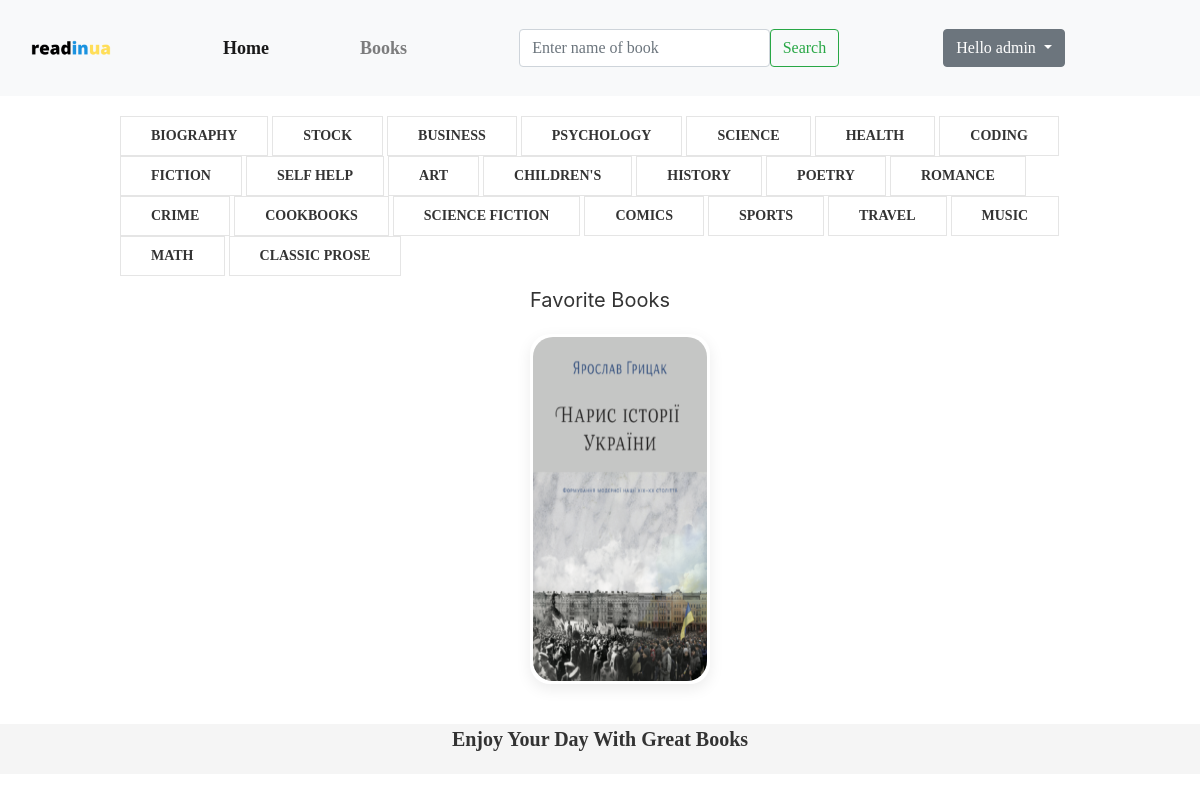
The page /book/mylist/ (signed in) on the database its author committed.
### courseapp/models.py (models this page shows, shortened)
class Category(models.Model):
    name = models.CharField('Categories', max_length=50)
    slug = models.SlugField(max_length=50)

class FavoriteBook(models.Model):
    user = models.ForeignKey(User, on_delete=models.CASCADE)
    book = models.ForeignKey('Book', on_delete=models.CASCADE)
    class Meta:
        unique_together = [['user', 'book']]

class Book(models.Model):
    title = models.CharField(max_length=100)
    slug = models.SlugField(max_length=100)
    cover_image = models.ImageField(upload_to='img', blank=True, null=True)
    author = models.CharField(max_length=50)
    summary = models.TextField()
    author_summary = models.TextField()
    category = models.ManyToManyField(Category, related_name='books')
    recommended_books = models.BooleanField(default=False)
    ukrainian_books = models.BooleanField(default=False)
    bestsellers_books = models.BooleanField(default=False)
    average_rating = models.FloatField(null=True, blank=True)

### courseapp/views.py (the view)
# urls.py: path('mylist/', views.my_favorite_books, name='my_favorite_books'),
def my_favorite_books(request):
    favorite_books = FavoriteBook.objects.filter(user=request.user).select_related('book')
    context = {
        'favorite_books': favorite_books,
    }
    return render(request, 'mylist.html', context)

### courseapp/context_processors.py (called while the page is built)
def category_links(request):
    category = Category.objects.all()
    return {'categories': category}

def book_search(request):
    search_form = BookSearchForm
    if request.method == 'POST':
        search_form = BookSearchForm(request.POST)
        if search_form.is_valid():
            search_form.save()
    return{'search_form': search_form}

### courseapp/templates/mylist.html (shortened to what this page needs)
{% extends 'base.html' %}
{% block content %}
<div class="container">
  <div class="row">
    <h4>Favorite Books</h4>
  </div>
  <div class="row">
    {% if favorite_books %}
      {% for favorite_book in favorite_books %}
        <div class="col-6 col-sm-4 col-md-4 col-lg-3 col-xl-2">
          {% if favorite_book.book.slug %}
            <a href="{% url 'book_detail' favorite_book.book.slug %}">
          {% endif %}
          <div class="uk-card uk-card-default uk-card-body">
            <img src="{{favorite_book.book.cover_image.url}}" />
          </div>
            </a>
        </div>
      {% endfor %}
    {% else %}
      <div class="col-12">
        <p>No favorite books found.</p>
      </div>
    {% endif %}
  </div>
</div>
{% endblock %}

### templates/base.html (shortened to what this page needs)
{% load static %}
<!DOCTYPE html>
<html lang="en">
<head>
    <link rel = 'stylesheet' href ="{% static 'bootstrap/css/bootstrap.min.css' %}">
    <link rel = 'stylesheet' href ="{% static 'css/style.css' %}">
    <link rel = 'stylesheet' href ="{% static 'css/register.css' %}">
    <link rel = 'stylesheet' href ="{% static 'css/style.css' %}">
    <link rel = 'stylesheet' href ="{% static 'css/home.css' %}">
    <link rel = 'stylesheet' href ="{% static 'css/book_detail.css' %}">
    <link rel = 'stylesheet' href = "{% static 'uikit/css/uikit.css' %}">
</head>
<body>
  <nav class="navbar navbar-expand-lg navbar-light bg-light">
    <div class="container-fluid">
      <div id = 'logo'>
        <img src = "{% static 'img/readinua.png' %}">
      </div>
      <div class="collapse navbar-collapse" id="navbarSupportedContent" >
        <ul class="navbar-nav me-auto mb-2 mb-lg-0">
          <li class="nav-item">
            <a class="nav-link active" aria-current="page" href="{% url 'home' %}">Home</a>
          </li>
          <li class="nav-item">
            <a class="nav-link" href="{% url 'all_books' %}">Books</a>
          </li>
        </ul>
        <form class="d-flex" method = 'POST' action = "{% url 'book_search' %}" style="margin: 0px ;">
          {{search_form.name_of_book}}
          <button class="btn btn-outline-success" type="submit">Search</button>
        </form>
      <div style = 'width: auto; display: flex'>
        {% if user.is_authenticated and user.profile.is_editor %}
         <div class="dropdown">
          <button class="btn btn-secondary dropdown-toggle" type="button" id="dropdownMenuButton1" data-bs-toggle="dropdown" aria-expanded="false">
            Hello {{user.username}}
          </button>
          <ul class="dropdown-menu" aria-labelledby="dropdownMenuButton1">
            <li><a class="dropdown-item" href="{% url 'upload_book' %}">Upload Book</a></li>
            <li><a class="dropdown-item" href="{% url 'my_favorite_books' %}">My list</a></li>
            <li><a class="dropdown-item" href="{% url 'logout' %}">Logout</a></li>
          </ul>
        </div>
        {% elif user.is_authenticated %}
         <div class="dropdown">
          <button class="btn btn-secondary dropdown-toggle" type="button" id="dropdownMenuButton1" data-bs-toggle="dropdown" aria-expanded="false">
            Hello {{user.username}}
          </button>
        </div>
        {% else %}
          <a class="nav-link" href="{% url 'register' %}">
            <button type="button" class="btn btn-outline-primary">Sign Up</button></a>
            <a class="nav-link" href="{% url 'login' %}">
              <button type="button" class="btn btn-outline-success">Login</button>
            </a>
      {% endif %}
      </div>
      </div>
    </div>
  </nav>
      <p uk-margin style = "width: 80%; margin: auto; margin-top: 20px">
        {% for category in categories %}
        <a class="uk-button uk-button-default" href="{% url 'category_detail' category.slug %}"><strong>{{category.name}}</strong></a>
        {% endfor %}
    </p>
{% block content %}{% endblock %}
    <footer>
        <h4><strong>Enjoy Your Day With Great Books</strong></h4>
    </footer>
</body>
</html>

### static/css/style.css (style rules this page uses)
* { margin: 0px; padding: 0px; box-sizing: border-box; font-family: Calibri; }
header, footer { width: 100%; height: 50px; background-color: whitesmoke; display: flex; align-items: center; justify-content: space-around; }
#logo { width: 80px; height: 80px; }
#logo img { width: 100%; height: 100%; }
nav { overflow: none; }
.navbar-collapse { justify-content: space-evenly !important; }
.navbar-collapse ul { width: 200px !important; justify-content: space-between; }
.navbar-collapse ul li a { font-weight: bold; font-size: 18px; }
footer { display: flex; align-items: center; justify-content: center; }

### static/css/register.css (style rules this page uses)
* { box-sizing: border-box; }
form { width: 320px; height: auto; margin: auto; }

### static/css/home.css (style rules this page uses)
.container { margin: 10px auto 20px auto; }
.row { justify-content: center; }
.uk-card-body { width: 180px; height: 350px; padding: 3px 3px 3px 3px !important; margin: 0px 10px 20px 10px; border-radius: 20px; margin-bottom: 20px; }
.uk-card-body img { width: 100%; height: 100%; border-radius: 20px; position: relative; }

### static/css/book_detail.css (style rules this page uses)
* { padding: 0px; margin: 0px; box-sizing: border-box; }

### rows shown on the page
Category: name "BIOGRAPHY"
Category: name "STOCK"
Category: name "BUSINESS"
Category: name "PSYCHOLOGY"
Category: name "SCIENCE"
Category: name "HEALTH"
Category: name "CODING"
Category: name "FICTION"
Category: name "SELF HELP"
Category: name "ART"
Category: name "CHILDREN'S"
Category: name "HISTORY"
Category: name "POETRY"
Category: name "ROMANCE"
Category: name "CRIME"
Category: name "COOKBOOKS"
Category: name "SCIENCE FICTION"
Category: name "COMICS"
Category: name "SPORTS"
Category: name "TRAVEL"
Category: name "MUSIC"
Category: name "MATH"
Category: name "CLASSIC PROSE"
FavoriteBook: book.cover_image (picture)

### other values the page prints
{{ user.username }} "admin"
